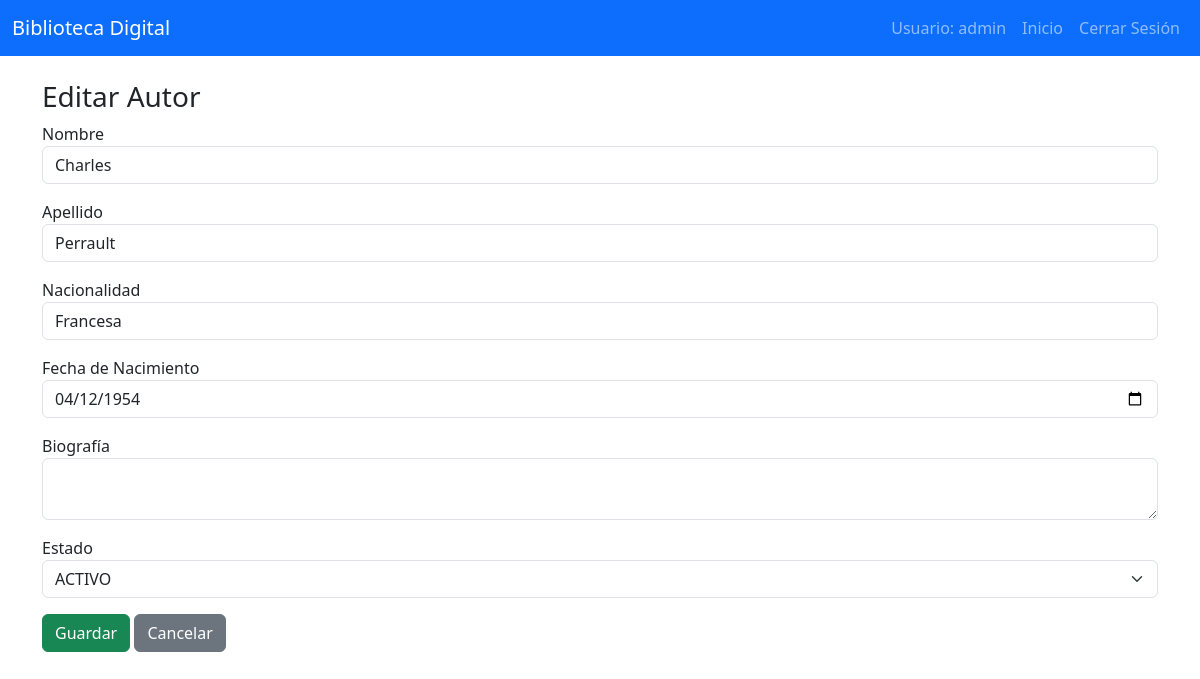
Page /views/Autor/autor_form.php?id=1 (signed in) on the committed database.
### tables this page shows
CREATE TABLE `autores` (
  `id_autor` int(11) NOT NULL,
  `nombre_autor` varchar(100) NOT NULL,
  `apellido` varchar(100) NOT NULL,
  `nacionalidad` varchar(100) DEFAULT NULL,
  `fecha_nacimiento` date DEFAULT NULL,
  `biografia` text DEFAULT NULL,
  `estado` enum('ACTIVO','INACTIVO') DEFAULT 'ACTIVO'
);

### models/Autor.php (called while the page is built, shortened)
<?php
class Autor {
    private $conn;
    private $table_name = "autores";
    public function __construct($db){
        $this->conn = $db;
    }
    public function buscarAutor($id){
        $query = "SELECT id_autor, nombre_autor, apellido, nacionalidad, fecha_nacimiento, biografia, estado
                  FROM " . $this->table_name . "
                  WHERE id_autor=:id";
        $stmt = $this->conn->prepare($query);
        $stmt->bindParam(":id", $id);
        $stmt->execute();
        return $stmt->fetch(PDO::FETCH_ASSOC);
    }
}
?>

### views/Autor/autor_form.php (the view, shortened to what this page needs)
<?php
require_once __DIR__ . "/../../models/Autor.php";
$database = new Database();
$db = $database->getConnection();
$autorObj = new Autor($db);
$autor = null;
if(isset($_GET['id'])){
    $autor = $autorObj->buscarAutor($_GET['id']);
}
?>
<!DOCTYPE html>
<html lang="es">
<head>
    <link href="../../assets/bootstrap/css/bootstrap.min.css" rel="stylesheet">
</head>
<body>
        <nav class="navbar navbar-expand-lg navbar-dark bg-primary">
  <div class="container-fluid">
    <a class="navbar-brand" href="#">Biblioteca Digital</a>
    <div class="collapse navbar-collapse">
      <ul class="navbar-nav ms-auto">
        <li class="nav-item">
          <span class="nav-link">Usuario: <?php echo $_SESSION['usuario']; ?></span>
        </li>
        <li class="nav-item">
          <a class="nav-link" href="../dashboard.php">Inicio</a>
        </li>
        <li class="nav-item">
          <a class="nav-link" href="../../logout.php">Cerrar Sesión</a>
        </li>
      </ul>
    </div>
  </div>
</nav>
<div class="container mt-4">
    <h3><?php echo $autor ? "Editar Autor" : "Nuevo Autor"; ?></h3>
    <form action="../../controllers/AutorController.php" method="POST">
        <div class="mb-3">
            <label>Nombre</label>
           <input type="text" name="nombre_autor" class="form-control" required value="<?php echo $autor['nombre_autor'] ?? ''; ?>">
        </div>
        <div class="mb-3">
            <label>Apellido</label>
            <input type="text" name="apellido" class="form-control" required value="<?php echo $autor['apellido'] ?? ''; ?>">
        </div>
        <div class="mb-3">
            <label>Nacionalidad</label>
            <input type="text" name="nacionalidad" class="form-control" value="<?php echo $autor['nacionalidad'] ?? ''; ?>">
        </div>
        <div class="mb-3">
            <label>Fecha de Nacimiento</label>
            <input type="date" name="fecha_nacimiento" class="form-control" value="<?php echo $autor['fecha_nacimiento'] ?? ''; ?>">
        </div>
        <div class="mb-3">
            <label>Biografía</label>
            <textarea name="biografia" class="form-control"><?php echo $autor['biografia'] ?? ''; ?></textarea>
        </div>
        <div class="mb-3">
            <label>Estado</label>
            <select name="estado" class="form-select" required>
                <option value="ACTIVO" <?php echo ($autor && $autor['estado']=='ACTIVO')?'selected':''; ?>>ACTIVO</option>
            </select>
        </div>
        <button type="submit" name="guardar" class="btn btn-success">Guardar</button>
        <a href="autores.php" class="btn btn-secondary">Cancelar</a>
    </form>
</div>
</body>
</html>

### rows in the picture
autores: nombre_autor "Charles", apellido "Perrault", nacionalidad "Francesa", fecha_nacimiento "04/12/1954", estado "ACTIVO"

### other values in the picture
$_SESSION['usuario'] "admin"
